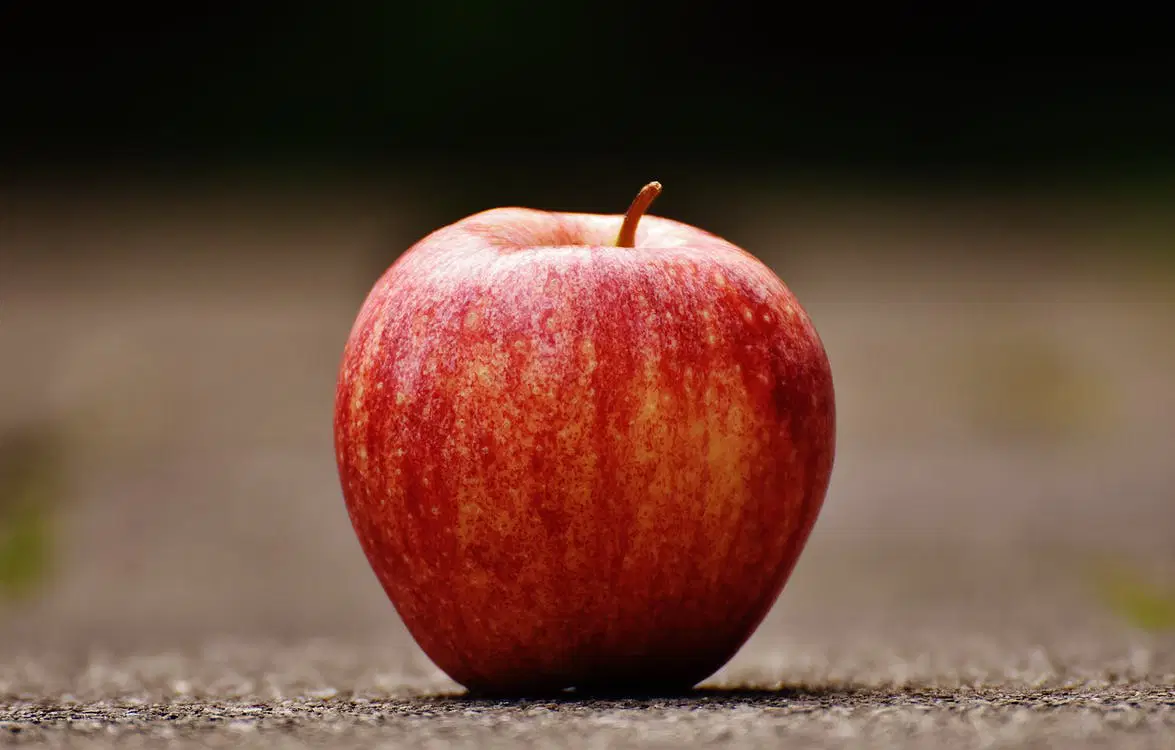
#> input picture ComputerVision/2-imgResize-shape-cvt-density-histogram-equalization/apple.png, 1175 x 750 px
$ python 1.py
#> lines starting #> are read from the running program, lines starting #| are printed output that depends on the picture
import cv2
import numpy as np
from matplotlib import pyplot as plt

ori_img = cv2.imread('apple.png')
#> ori_img is the input picture: shape (750, 1175, 3); mean B, G, R 56.5, 70.2, 102.6
cv2.imshow("Original", ori_img)
cv2.waitKey(0)

print(ori_img.shape)
#| (750, 1175, 3)

cv2.resize(ori_img, (200,300))

# Resize
scale_percent = 50/100
new_h = int(ori_img.shape[0] * scale_percent)
#> new_h = 375
new_w = int(ori_img.shape[1] * scale_percent)
#> new_w = 587
resized_img = cv2.resize(ori_img, (new_w, new_h))
print(f"Resized image shape: {resized_img.shape}")
#| Resized image shape: (375, 587, 3)
cv2.imshow("Resized", resized_img)
cv2.waitKey(0)

# Convert to grayscale
gray_img = cv2.cvtColor(resized_img, cv2.COLOR_BGR2GRAY)
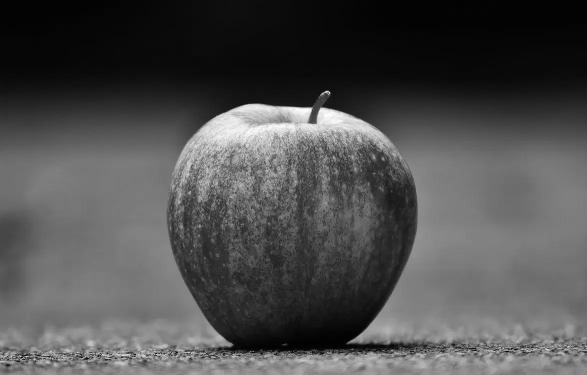
#> gray_img: shape (375, 587); min 1, max 253, mean 78.3
print(f"Gray image shape: {gray_img.shape}")
#| Gray image shape: (375, 587)
cv2.imshow("Gray", gray_img)
cv2.waitKey(0)

# Count pixel density
h = gray_img.shape[0]
#> h = 375
w = gray_img.shape[1]
#> w = 587
intensity_counter = np.zeros(256, dtype=int)

for i in range (h):
    for j in range (w):
        intensity_counter[gray_img[i][j]] += 1

# [7 lines of commented-out code are left out]
equ = cv2.equalizeHist(gray_img)
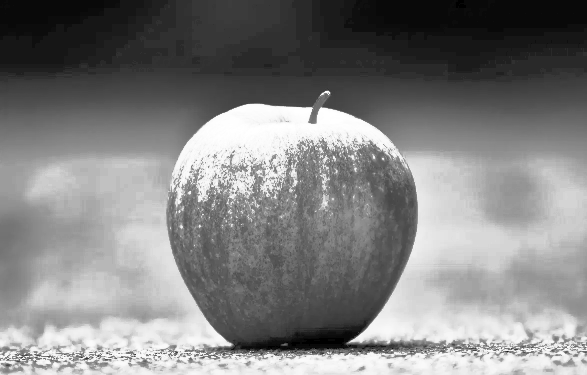
#> equ: shape (375, 587); min 0, max 255, mean 128.9

res = np.hstack((gray_img, equ))
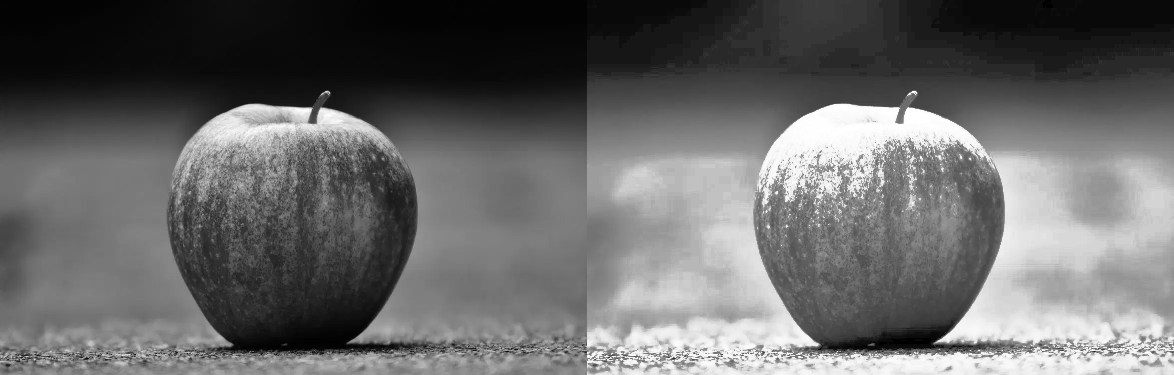
#> res: shape (375, 1174); min 0, max 255, mean 103.6
cv2.imshow('Result', res)
cv2.waitKey(0)

h = equ.shape[0]
w = equ.shape[1]
equ_counter = np.zeros(256, dtype=int)

for i in range (h):
    for j in range (w):
        equ_counter[equ[i][j]] += 1

# Plotting before
plt.figure(1, (16,8))
plt.subplot(1, 2, 1)
plt.plot(intensity_counter, 'g', label='Before')
plt.legend(loc='upper right')
plt.xlabel('Quantity')
plt.ylabel('Intensity')

# Plotting after
plt.subplot(1, 2, 2)
plt.plot(equ_counter, 'r', label='After')
plt.legend(loc='upper left')
plt.xlabel('Quantity')
plt.ylabel('Intensity')
plt.show()
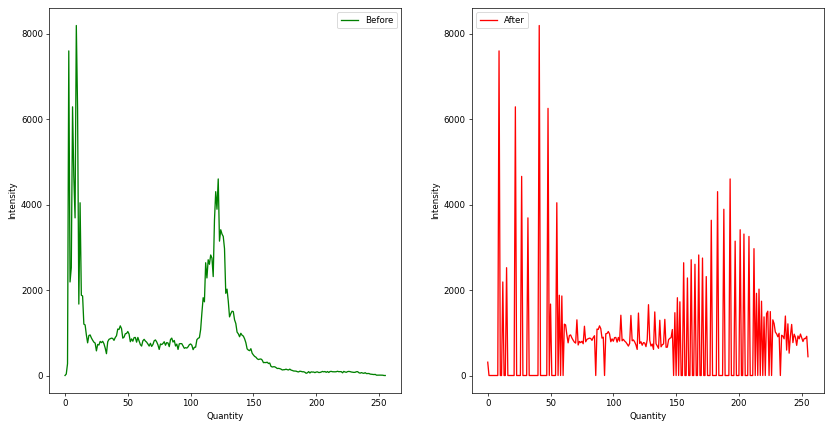
#> figure drawn by matplotlib, 2 panels; panel 1: curve peaks at x = 9, y = 8198; panel 2: curve peaks at x = 41, y = 8198
